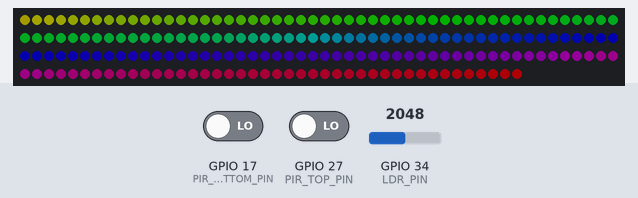
A sketch run on a simulated ESP32. On the bench: 192 RGB LEDs in strip order, left to right, continuing on the next row. The inputs (shaded band) are chosen by the test bench; at power-on: GPIO 34 (LDR_PIN) = 2048, GPIO 17 (PIR_BOTTOM_PIN) LOW, GPIO 27 (PIR_TOP_PIN) LOW. Dim RGB values are drawn brighter than linear.

Above: at 4.2 s.
4.3 s: GPIO 34 (LDR_PIN) set to 60
At 4.66 s:
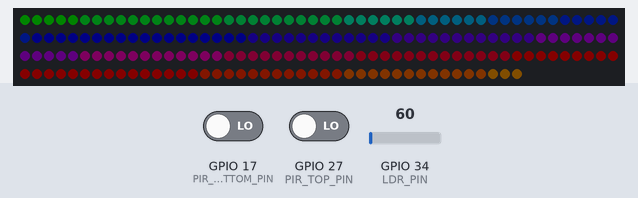
At 5.26 s:
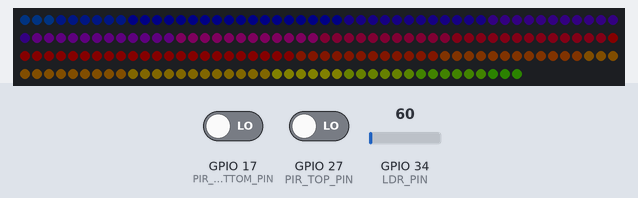
6.9 s: GPIO 17 (PIR_BOTTOM_PIN) driven HIGH
At 8.0 s:
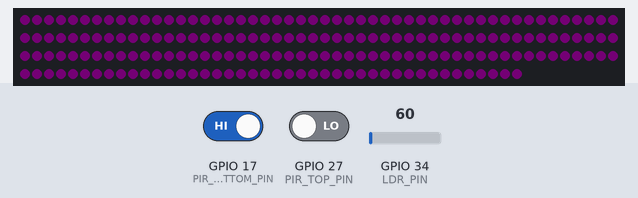
Timing chart, 0 to 9.9 s (numbered marks = the images above; inputs shaded):
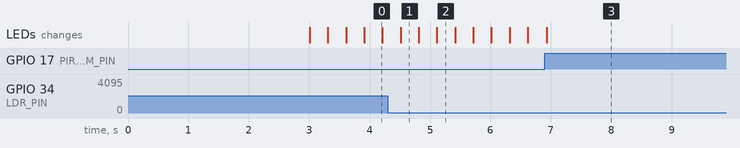

Measured:
- after the input at 4.3 s, the LEDs: change after 0.21 s (image 1)
- after the input at 6.9 s, the LEDs: change at once (image 3)

The sketch:

ESP32_Stair_Lights.ino
```cpp
/**
 * @file ESP32_Stair_Lights.ino
 *
 * @details
 * This ESP32 project controls a WS2812B addressable LED strip installed on the wall
 * next to a staircase. The lighting is adjusted based on ambient light sensed by a
 * Light-Dependent Resistor (LDR), providing a dynamic brightness to the LEDs so they are
 * dimmer when it is darker and brighter when there is more light.
 *
 * Motion sensors located at the top and bottom of the stairs detect movement. When motion
 * is detected, the LEDs transition from a base hue incrementing rainbow pattern to a custom sequence:
 * 1. All LEDs light up at half brightness in purple.
 * 2. LEDs sequentially populate with an increased brightness in medium purple.
 *
 * @note
 * Components:
 * - One D1 Mini NodeMCU ESP32
 * - WS2812B Addressable LED strip
 * - Light-Dependent Resistor (LDR) for ambient light sensing
 * - Two PIR motion sensors (AM312) for detecting movement at the top and bottom of the stairs
 *
 * Functionalities:
 * - Dynamic adjustment of LED brightness based on ambient light conditions.
 * - Motion-triggered transitions to specific lighting sequences.
 *
 * @attention
 * Author: [Bob Hampton]
 * Date: [12/27/2023]
 *
 * @section credits Credits
 * Special thanks to Giovanni Aggiustatutto for their writeup on constructing the hexagons:
 * https://www.instructables.com/DIY-Wooden-Nanoleaf-Light-Panels/
 */

 // Include FastLED library to control WS2812B LEDs and surpress the annoying banner that it prints out every time you compile
#define FASTLED_INTERNAL
#include <FastLED.h>

// Set the number of LEDs in your WS2812B strip
const int NUM_LEDS = 192;

// Set the ESP32 pin numbers you used for the data LED, LDR, and bottom/top PIRs
const int DATA_PIN_LEDS = 16;
const int PIR_BOTTOM_PIN = 17;
const int PIR_TOP_PIN = 27;
const int LDR_PIN = 34;

// Lower/upper bound of the input range is 0-4095. Lower/upper bound of the output range is 0-255
const int LDR_MIN = 0;
const int LDR_MAX = 4095;
const int MIN_BRIGHT = 5;
const int MAX_BRIGHT = 100;

uint8_t paletteIndex = 0;

int halfBright;

// Create LED object and palette
CRGB leds[NUM_LEDS];
CRGBPalette16 currentPalette;
TBlendType    currentBlending;

void setup() {
  delay(3000); // Power-up safety delay
  Serial.begin(9600);
  FastLED.addLeds<WS2812B, DATA_PIN_LEDS, GRB>(leds, NUM_LEDS);

  // Use palette and blending options available from FastLED lib
  currentPalette = RainbowColors_p;
  currentBlending = LINEARBLEND;
}

void loop() {
  // Read LDR value (0 - 4095) and map it to desired brightness range
  int LDR = analogRead(LDR_PIN);
  int brightness = map(LDR, LDR_MIN, LDR_MAX, MIN_BRIGHT, MAX_BRIGHT);

  // Uncomment next line to print LDR values to serial monitor to make sure LDR is working correctly
  // Serial.println(brightness);

  // Clear any data in the LED strip and turn on the LED strip with ambient brightness taken into account
  FastLED.clear();
  fill_palette(leds, NUM_LEDS, paletteIndex, 255 / NUM_LEDS, currentPalette, brightness, LINEARBLEND);
  EVERY_N_MILLISECONDS (10) {   // Raise or lower this number to set the speed of color change
    paletteIndex++;
  }
  FastLED.show();

  // Get the motion sensors states (HIGH or LOW)
  int pirBottom = digitalRead(PIR_BOTTOM_PIN);
  int pirTop = digitalRead(PIR_TOP_PIN);

  // If motion is detected at the top of the stairs reduce the brightness and have all LEDs turn purple
  if (pirTop == HIGH) {
    halfBright = brightness /= 4; // Not technically half, but /2 didn't seem like half
    FastLED.setBrightness(halfBright);
    fill_solid(leds, NUM_LEDS, CRGB::Purple);

    // Iterate over the LEDs with an increased brightness in MediumPurple from the top to the bottom of the stairs
    for (int i = 0; i < NUM_LEDS; i++) {
      FastLED.setBrightness(brightness);
      leds[i] = CRGB::MediumPurple;
      FastLED.show();
      delay(15);
    }
    delay(5000);
    if (pirBottom == HIGH || pirTop == HIGH) {
      delay(5000);
    }
    FastLED.clear();
  }

  // If motion is detected at the bottom of the stairs
  else if (pirBottom == HIGH) {
    halfBright = brightness /= 4;
    FastLED.setBrightness(halfBright);
    fill_solid(leds, NUM_LEDS, CRGB::Purple);

    for (int i = (NUM_LEDS) - 1; i >= 0; i--) {
      FastLED.setBrightness(brightness);
      leds[i] = CRGB::MediumPurple;
      FastLED.show();
      delay(15);
    }
    delay(5000);
    if (pirBottom == HIGH || pirTop == HIGH) {
      delay(5000);
    }
  }

  // Clear any data left in the LEDs
  FastLED.clear();

}
```
